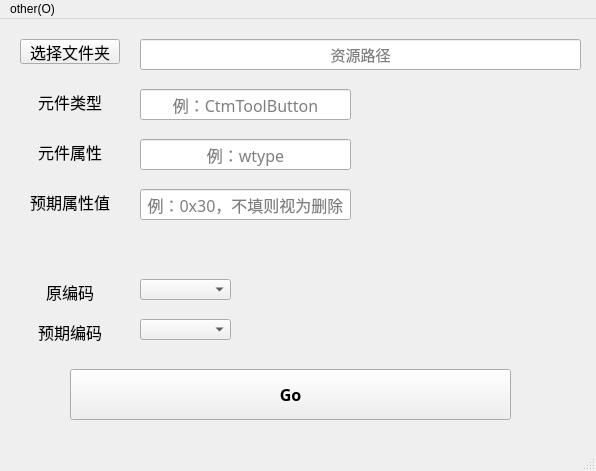
<?xml version="1.0" encoding="UTF-8"?>
<ui version="4.0">
 <class>MainWindow</class>
 <widget class="QMainWindow" name="MainWindow">
  <property name="geometry">
   <rect>
    <x>0</x>
    <y>0</y>
    <width>596</width>
    <height>471</height>
   </rect>
  </property>
  <property name="windowTitle">
   <string>批量替换txt画面脚本属性</string>
  </property>
  <widget class="QWidget" name="centralwidget">
   <widget class="QLineEdit" name="ed_fold_path">
    <property name="geometry">
     <rect>
      <x>140</x>
      <y>20</y>
      <width>441</width>
      <height>31</height>
     </rect>
    </property>
    <property name="font">
     <font>
      <family>微软雅黑</family>
      <pointsize>11</pointsize>
      <weight>50</weight>
      <bold>false</bold>
     </font>
    </property>
    <property name="alignment">
     <set>Qt::AlignCenter</set>
    </property>
    <property name="placeholderText">
     <string>资源路径</string>
    </property>
   </widget>
   <widget class="QComboBox" name="cb_orig_code">
    <property name="geometry">
     <rect>
      <x>140</x>
      <y>260</y>
      <width>91</width>
      <height>21</height>
     </rect>
    </property>
    <property name="font">
     <font>
      <family>微软雅黑</family>
      <pointsize>12</pointsize>
      <weight>50</weight>
      <bold>false</bold>
     </font>
    </property>
    <property name="currentText">
     <string/>
    </property>
    <property name="maxVisibleItems">
     <number>3</number>
    </property>
   </widget>
   <widget class="QLabel" name="label_2">
    <property name="geometry">
     <rect>
      <x>20</x>
      <y>260</y>
      <width>100</width>
      <height>25</height>
     </rect>
    </property>
    <property name="font">
     <font>
      <family>微软雅黑</family>
      <pointsize>12</pointsize>
      <weight>50</weight>
      <bold>false</bold>
     </font>
    </property>
    <property name="text">
     <string>原编码</string>
    </property>
    <property name="alignment">
     <set>Qt::AlignCenter</set>
    </property>
   </widget>
   <widget class="QLabel" name="label_3">
    <property name="geometry">
     <rect>
      <x>20</x>
      <y>300</y>
      <width>100</width>
      <height>25</height>
     </rect>
    </property>
    <property name="font">
     <font>
      <family>微软雅黑</family>
      <pointsize>12</pointsize>
      <weight>50</weight>
      <bold>false</bold>
     </font>
    </property>
    <property name="text">
     <string>预期编码</string>
    </property>
    <property name="alignment">
     <set>Qt::AlignCenter</set>
    </property>
   </widget>
   <widget class="QComboBox" name="cb_exp_code">
    <property name="geometry">
     <rect>
      <x>140</x>
      <y>300</y>
      <width>91</width>
      <height>21</height>
     </rect>
    </property>
    <property name="font">
     <font>
      <family>微软雅黑</family>
      <pointsize>12</pointsize>
      <weight>50</weight>
      <bold>false</bold>
     </font>
    </property>
    <property name="maxVisibleItems">
     <number>3</number>
    </property>
   </widget>
   <widget class="QPushButton" name="btn_fold">
    <property name="geometry">
     <rect>
      <x>20</x>
      <y>20</y>
      <width>100</width>
      <height>25</height>
     </rect>
    </property>
    <property name="sizePolicy">
     <sizepolicy hsizetype="Preferred" vsizetype="Fixed">
      <horstretch>0</horstretch>
      <verstretch>0</verstretch>
     </sizepolicy>
    </property>
    <property name="font">
     <font>
      <family>微软雅黑</family>
      <pointsize>12</pointsize>
      <weight>50</weight>
      <bold>false</bold>
     </font>
    </property>
    <property name="text">
     <string>选择文件夹</string>
    </property>
   </widget>
   <widget class="QLabel" name="label_4">
    <property name="geometry">
     <rect>
      <x>20</x>
      <y>70</y>
      <width>100</width>
      <height>25</height>
     </rect>
    </property>
    <property name="sizePolicy">
     <sizepolicy hsizetype="Preferred" vsizetype="Preferred">
      <horstretch>0</horstretch>
      <verstretch>0</verstretch>
     </sizepolicy>
    </property>
    <property name="font">
     <font>
      <family>微软雅黑</family>
      <pointsize>12</pointsize>
      <weight>50</weight>
      <bold>false</bold>
     </font>
    </property>
    <property name="text">
     <string>元件类型</string>
    </property>
    <property name="alignment">
     <set>Qt::AlignCenter</set>
    </property>
   </widget>
   <widget class="QLineEdit" name="ed_cell_type">
    <property name="geometry">
     <rect>
      <x>140</x>
      <y>70</y>
      <width>211</width>
      <height>31</height>
     </rect>
    </property>
    <property name="font">
     <font>
      <family>微软雅黑</family>
      <pointsize>12</pointsize>
      <weight>50</weight>
      <bold>false</bold>
     </font>
    </property>
    <property name="alignment">
     <set>Qt::AlignCenter</set>
    </property>
    <property name="placeholderText">
     <string>例：CtmToolButton</string>
    </property>
   </widget>
   <widget class="QPushButton" name="btn_Go">
    <property name="geometry">
     <rect>
      <x>70</x>
      <y>350</y>
      <width>441</width>
      <height>51</height>
     </rect>
    </property>
    <property name="font">
     <font>
      <family>Hack</family>
      <pointsize>12</pointsize>
      <weight>75</weight>
      <bold>true</bold>
     </font>
    </property>
    <property name="text">
     <string>Go</string>
    </property>
   </widget>
   <widget class="QLineEdit" name="ed_cell_key">
    <property name="geometry">
     <rect>
      <x>140</x>
      <y>120</y>
      <width>211</width>
      <height>31</height>
     </rect>
    </property>
    <property name="font">
     <font>
      <family>微软雅黑</family>
      <pointsize>12</pointsize>
      <weight>50</weight>
      <bold>false</bold>
     </font>
    </property>
    <property name="alignment">
     <set>Qt::AlignCenter</set>
    </property>
    <property name="placeholderText">
     <string>例：wtype</string>
    </property>
   </widget>
   <widget class="QLabel" name="label_5">
    <property name="geometry">
     <rect>
      <x>20</x>
      <y>120</y>
      <width>100</width>
      <height>25</height>
     </rect>
    </property>
    <property name="sizePolicy">
     <sizepolicy hsizetype="Preferred" vsizetype="Preferred">
      <horstretch>0</horstretch>
      <verstretch>0</verstretch>
     </sizepolicy>
    </property>
    <property name="font">
     <font>
      <family>微软雅黑</family>
      <pointsize>12</pointsize>
      <weight>50</weight>
      <bold>false</bold>
     </font>
    </property>
    <property name="text">
     <string>元件属性</string>
    </property>
    <property name="alignment">
     <set>Qt::AlignCenter</set>
    </property>
   </widget>
   <widget class="QLabel" name="label_6">
    <property name="geometry">
     <rect>
      <x>20</x>
      <y>170</y>
      <width>100</width>
      <height>25</height>
     </rect>
    </property>
    <property name="sizePolicy">
     <sizepolicy hsizetype="Preferred" vsizetype="Preferred">
      <horstretch>0</horstretch>
      <verstretch>0</verstretch>
     </sizepolicy>
    </property>
    <property name="font">
     <font>
      <family>微软雅黑</family>
      <pointsize>12</pointsize>
      <weight>50</weight>
      <bold>false</bold>
     </font>
    </property>
    <property name="text">
     <string>预期属性值</string>
    </property>
    <property name="alignment">
     <set>Qt::AlignCenter</set>
    </property>
   </widget>
   <widget class="QLineEdit" name="ed_cell_val">
    <property name="geometry">
     <rect>
      <x>140</x>
      <y>170</y>
      <width>211</width>
      <height>31</height>
     </rect>
    </property>
    <property name="font">
     <font>
      <family>微软雅黑</family>
      <pointsize>12</pointsize>
      <weight>50</weight>
      <bold>false</bold>
     </font>
    </property>
    <property name="alignment">
     <set>Qt::AlignCenter</set>
    </property>
    <property name="placeholderText">
     <string>例：0x30，不填则视为删除</string>
    </property>
   </widget>
  </widget>
  <widget class="QMenuBar" name="menubar">
   <property name="geometry">
    <rect>
     <x>0</x>
     <y>0</y>
     <width>596</width>
     <height>26</height>
    </rect>
   </property>
   <widget class="QMenu" name="menuOther">
    <property name="title">
     <string>other(O)</string>
    </property>
    <addaction name="actionClose_Esc"/>
   </widget>
   <addaction name="menuOther"/>
  </widget>
  <widget class="QStatusBar" name="statusbar"/>
  <action name="actionClose_Esc">
   <property name="text">
    <string>close (Esc)</string>
   </property>
   <property name="shortcut">
    <string>Esc</string>
   </property>
  </action>
 </widget>
 <tabstops>
  <tabstop>btn_fold</tabstop>
  <tabstop>btn_Go</tabstop>
  <tabstop>ed_fold_path</tabstop>
  <tabstop>ed_cell_type</tabstop>
  <tabstop>ed_cell_key</tabstop>
  <tabstop>ed_cell_val</tabstop>
  <tabstop>cb_orig_code</tabstop>
  <tabstop>cb_exp_code</tabstop>
 </tabstops>
 <resources/>
 <connections/>
</ui>
